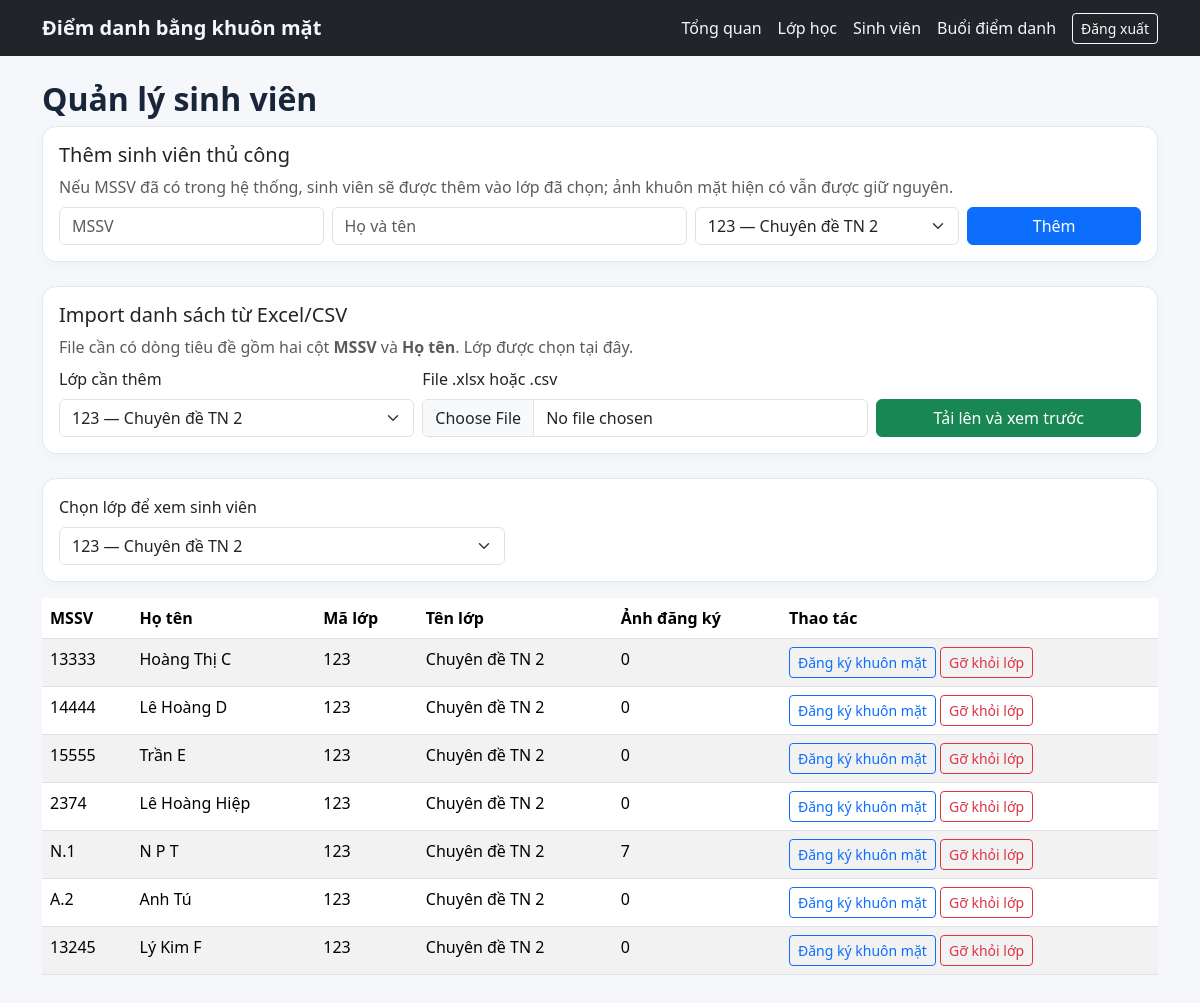
/students (signed in), run on the app's committed database.
### models.py (models this page shows)
class Student(db.Model):
    id = db.Column(db.Integer, primary_key=True)
    code = db.Column(db.String(30), unique=True, nullable=False)
    full_name = db.Column(db.String(150), nullable=False)
    class_id = db.Column(db.Integer, db.ForeignKey('school_class.id'), nullable=False)
    school_class = db.relationship('SchoolClass')
    classes = db.relationship('SchoolClass', secondary=student_class, back_populates='students')
    faces = db.relationship('FaceSample', cascade='all, delete-orphan', back_populates='student')

class SchoolClass(db.Model):
    id = db.Column(db.Integer, primary_key=True)
    code = db.Column(db.String(30), unique=True, nullable=False)
    name = db.Column(db.String(150), nullable=False)
    students = db.relationship('Student', secondary=student_class, back_populates='classes')

### app.py (the view, shortened to what this page needs)
@app.route('/students', methods=['GET', 'POST'])
@staff_required
def students():
    classes = SchoolClass.query.order_by(SchoolClass.code).all()
    selected_class_id = request.args.get('class_id', type=int)
    if selected_class_id is None and classes:
        selected_class_id = classes[0].id
    if selected_class_id is not None:
        selected_class = db.session.get(SchoolClass, selected_class_id)
        if not selected_class:
            selected_class_id = classes[0].id if classes else None
    selected_class = db.session.get(SchoolClass, selected_class_id) if selected_class_id is not None else None
    student_rows = selected_class.students if selected_class else []
    student_rows.sort(key=_student_name_sort_key)
    return render_template(
        'students.html',
        students=student_rows,
        classes=classes,
        selected_class_id=selected_class_id,
        selected_class=selected_class,
    )

### app.py (called while the page is built)
@login_manager.user_loader
def load_user(user_id):
    return db.session.get(User, int(user_id))

def staff_required(view):
    @wraps(view)
    def wrapped(*args, **kwargs):
        if not current_user.is_authenticated:
            return login_manager.unauthorized()
        if getattr(current_user, 'role', None) not in ('teacher', 'admin'):
            abort(403)
        return view(*args, **kwargs)
    return wrapped

@app.context_processor
def common():
    return {'now': datetime.now}

def _student_name_sort_key(student):
    words = (student.full_name or '').strip().split()
    name_parts = tuple(_vietnamese_word_sort_key(word) for word in reversed(words))
    return (name_parts, (student.code or '').casefold())

### templates/students.html (shortened to what this page needs)
{% extends 'base.html' %}{% block content %}
<h2>Quản lý sinh viên</h2>
<form method="post" class="card p-3 mb-4"><h5>Thêm sinh viên thủ công</h5><p class="text-muted mb-2">Nếu MSSV đã có trong hệ thống, sinh viên sẽ được thêm vào lớp đã chọn; ảnh khuôn mặt hiện có vẫn được giữ nguyên.</p><div class="row g-2"><div class="col-md-3"><input name="code" class="form-control" placeholder="MSSV" required></div><div class="col-md-4"><input name="name" class="form-control" placeholder="Họ và tên" required></div><div class="col-md-3"><select name="class_id" class="form-select" required>{% for c in classes %}<option value="{{ c.id }}">{{ c.code }} — {{ c.name }}</option>{% endfor %}</select></div><div class="col-md-2"><button class="btn btn-primary w-100">Thêm</button></div></div></form>
<div class="card p-3 mb-4"><h5>Import danh sách từ Excel/CSV</h5><p class="text-muted mb-2">File cần có dòng tiêu đề gồm hai cột <b>MSSV</b> và <b>Họ tên</b>. Lớp được chọn tại đây.</p><form method="post" action="{{ url_for('students_import_preview') }}" enctype="multipart/form-data"><div class="row g-2 align-items-end"><div class="col-md-4"><label class="form-label">Lớp cần thêm</label><select name="class_id" class="form-select" required>{% for c in classes %}<option value="{{ c.id }}">{{ c.code }} — {{ c.name }}</option>{% endfor %}</select></div><div class="col-md-5"><label class="form-label">File .xlsx hoặc .csv</label><input type="file" name="file" class="form-control" accept=".xlsx,.csv" required></div><div class="col-md-3"><button class="btn btn-success w-100">Tải lên và xem trước</button></div></div></form></div>
<div class="card p-3 mb-3"><div class="row g-2 align-items-end"><div class="col-md-5"><label class="form-label" for="student-class-filter">Chọn lớp để xem sinh viên</label><select id="student-class-filter" class="form-select" onchange="window.location.href='{{ url_for('students') }}?class_id=' + this.value;" required>{% for c in classes %}<option value="{{ c.id }}"{% if c.id == selected_class_id %} selected{% endif %}>{{ c.code }} — {{ c.name }}</option>{% endfor %}</select></div></div></div>
<div class="table-responsive"><table class="table table-striped"><thead><tr><th>MSSV</th><th>Họ tên</th><th>Mã lớp</th><th>Tên lớp</th><th>Ảnh đăng ký</th><th>Thao tác</th></tr></thead><tbody>{% for s in students %}<tr><td>{{ s.code }}</td><td>{{ s.full_name }}</td><td>{{ selected_class.code }}</td><td>{{ selected_class.name }}</td><td>{{ s.faces|length }}</td><td class="text-nowrap">
<a class="btn btn-sm btn-outline-primary" href="{{ url_for('enroll',student_id=s.id) }}">Đăng ký khuôn mặt</a>
<form method="post" action="{{ url_for('delete_student', student_id=s.id) }}" class="d-inline" onsubmit="return confirm('Bạn có chắc muốn gỡ sinh viên {{ s.code }} - {{ s.full_name }} khỏi lớp {{ selected_class.code }}? {% if s.classes|length > 1 %}Các lớp khác và dữ liệu khuôn mặt sẽ được giữ nguyên.{% else %}Đây là lớp cuối cùng; hồ sơ, ảnh khuôn mặt và dữ liệu điểm danh cũng sẽ bị xóa.{% endif %}');">
<button type="submit" class="btn btn-sm btn-outline-danger">Gỡ khỏi lớp</button>
</form>
</td></tr>{% else %}<tr><td colspan="6" class="text-center text-muted">Chưa có sinh viên.</td></tr>{% endfor %}</tbody></table></div>
{% endblock %}

### static/style.css (style rules this page uses)
body { background:#f5f7fb;color:#19263a }
.card { border:1px solid #e2e8f0;border-radius:14px;box-shadow:0 3px 12px #15233808 }
.table { background:white }
h2 { font-weight:700 }

### data on the page
Student: code "13333", full_name "Hoàng Thị C", faces|length "0"
SchoolClass: code "123", name "Chuyên đề TN 2"
Student: code "14444", full_name "Lê Hoàng D", faces|length "0"
Student: code "15555", full_name "Trần E", faces|length "0"
Student: code "2374", full_name "Lê Hoàng Hiệp", faces|length "0"
Student: code "N.1", full_name "N P T", faces|length "7"
Student: code "A.2", full_name "Anh Tú", faces|length "0"
Student: code "13245", full_name "Lý Kim F", faces|length "0"

### other printed values
form field class_id "123 — Chuyên đề TN 2"
form field value "123 — Chuyên đề TN 2"
